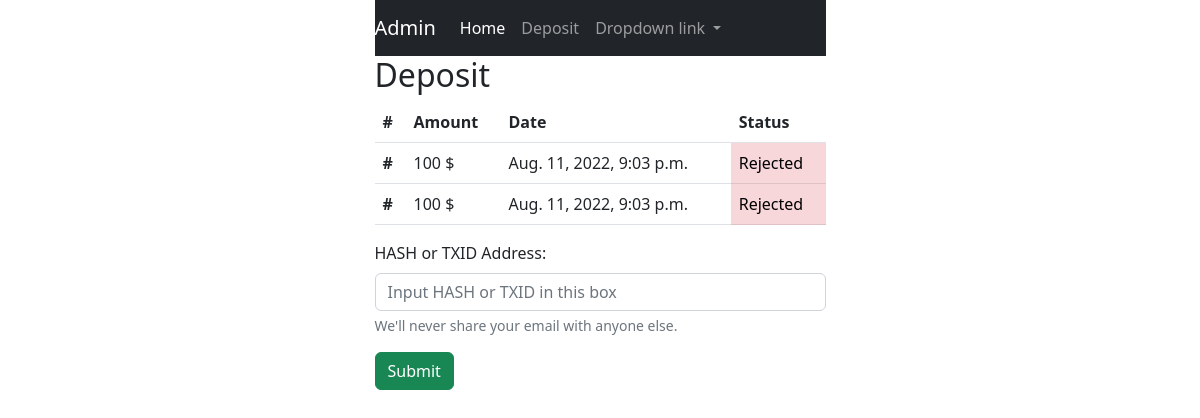
Page /deposit (signed in) on the earlier database version.
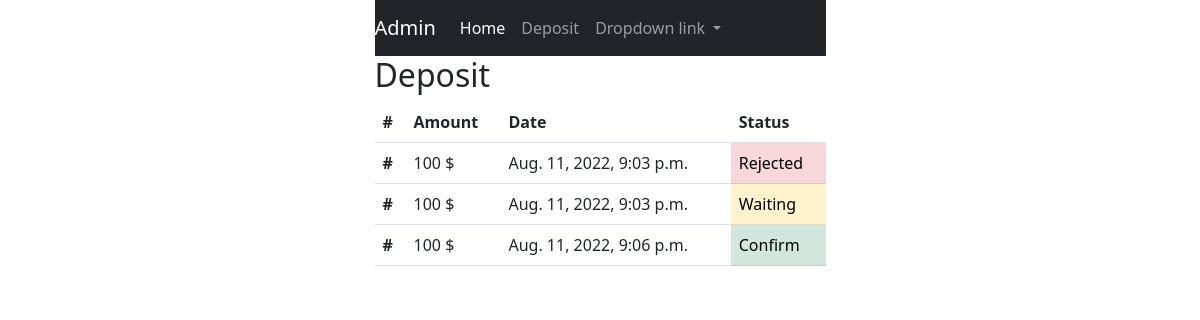
Same page on the later database version.
### financial/models.py (models this page shows, shortened)
class Deposit(models.Model):
    user = models.ForeignKey(User, on_delete=models.CASCADE)
    date = models.DateTimeField(verbose_name="Date", auto_now_add=True, null=True)
    hash = models.CharField(max_length=1000, verbose_name='Transaction HASH or TXID', null=True, blank=True)
    is_approved = models.BooleanField(default=False)
    is_decline = models.BooleanField(default=False)
    objects = DepositManager()

### financial/views.py (the view, shortened to what this page needs)
# urls.py: path('deposit', deposit, name='deposit'),
@login_required(login_url='/login')
def deposit(request):
    deposit_form = DepositForm(request.POST or None)
    is_deposit_exist_approved = Deposit.objects.is_deposit_exist_approved(request.user)
    deposit_exist = Deposit.objects.filter(user__email=request.user).exists()
    deposit_list = Deposit.objects.filter(user__email=request.user)
    context = {
        'is_deposit_exist_approved': is_deposit_exist_approved,
        'deposit_form': deposit_form,
        'deposit_exist': deposit_exist,
        'deposit_list': deposit_list,
    }
    return render(request, 'financial/deposit.html', context)

### financial/forms.py
class DepositForm(forms.Form):
    hash = forms.CharField(widget=forms.TextInput(
        attrs={
            'placeholder': 'Input HASH or TXID in this box',
            'name': 'hash',
            'id': 'hash',
            'class': 'form-control',
            'aria-describedby': 'hash-help',
        }
    ))

### financial/models.py (called while the page is built)
    def is_deposit_exist_approved(self, user):
        deposit_list = Deposit.objects.filter(user__email=user)
        for deposit in deposit_list:
            if not deposit.is_approved and not deposit.is_decline:
                return True
            if deposit.is_approved:
                return True
        return False

### users/models.py (called while the page is built)
    def __str__(self):
        return self.email

### templates/financial/deposit.html (shortened to what this page needs)
{% extends 'shared/base.html' %}
{% load widget_tweaks %}
{% block content %}
    <h2>Deposit</h2>
    {% if deposit_exist %}
        <table class="table">
            <thead>
            <tr>
                <th scope="col">#</th>
                <th scope="col">Amount</th>
                <th scope="col">Date</th>
                <th scope="col">Status</th>
            </tr>
            </thead>
            <tbody>
            {% for deposit in deposit_list %}
                <tr>
                    <th scope="row">#</th>
                    <td>100 $</td>
                    <td>{{ deposit.date }}</td>
                    {% if deposit.is_approved and not deposit.is_decline %}
                        <td class="table-success">Confirm</td>
                    {% elif not deposit.is_approved and deposit.is_decline %}
                        <td class="table-danger">Rejected</td>
                    {% else %}
                        <td class="table-warning">Waiting</td>
                    {% endif %}
                </tr>
            {% endfor %}
            </tbody>
        </table>
    {% endif %}
    {% if not is_deposit_exist_approved %}
        <form action="{% url 'financial:deposit' %}" method="POST">
            <div class="mb-3">
                <label for="{{ deposit_form.hash.id_for_label }}" class="form-label">HASH or TXID Address: </label>
                {{ deposit_form.hash|add_error_class:"is-invalid" }}
                <div id="hash-help" class="form-text">We'll never share your email with anyone else.</div>
            </div>
            <button class="btn btn-success" type="submit">Submit</button>
        </form>
    {% endif %}
{% endblock %}

Differences in the rows shown:
changed Deposit (number 2 of 3 on the later page): is_decline "Rejected" → "Waiting"
added Deposit: date "Aug. 11, 2022, 9:06 p.m.", is_approved "Confirm"
Other differences:
text no longer shown: "HASH or TXID Address: We'll never share your email with anyone else. Submit"
